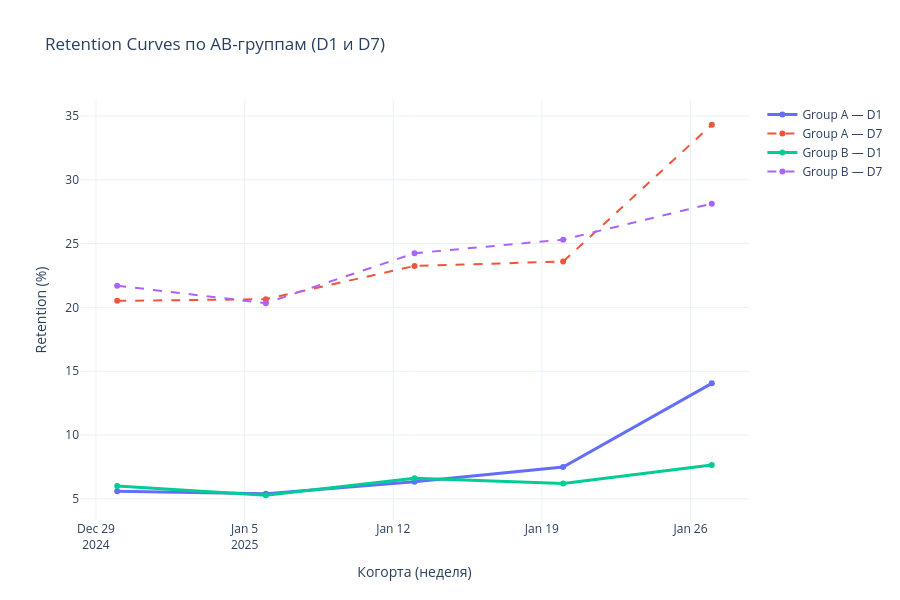

Notebook source saved alongside this figure:
### Code cell
# Retention curves
fig_curves = go.Figure()

for group in ['A', 'B']:
    data = df[df['ab_group'] == group].groupby('cohort_week').mean(numeric_only=True)
    fig_curves.add_trace(go.Scatter(
        x=data.index,
        y=data['ret_d1_pct'],
        mode='lines+markers',
        name=f'Group {group} — D1',
        line=dict(width=3)
    ))
    fig_curves.add_trace(go.Scatter(
        x=data.index,
        y=data['ret_d7_pct'],
        mode='lines+markers',
        name=f'Group {group} — D7',
        line=dict(dash='dash')
    ))

fig_curves.update_layout(
    title="Retention Curves по AB-группам (D1 и D7)",
    xaxis_title="Когорта (неделя)",
    yaxis_title="Retention (%)",
    height=600,
    template="plotly_white"
)
fig_curves.show()

fig_curves.write_image("../images/retention_curves_ab.png")

### Figure 1 — Plotly figure (JSON) as saved in the notebook; plotly's stock layout.template omitted (floating-point values rounded to 4 significant figures)
{"data": [{"line": {"width": 3}, "mode": "lines+markers", "name": "Group A — D1", "x": ["2024-12-30", "2025-01-06", "2025-01-13", "2025-01-20", "2025-01-27"], "y": [5.602, 5.396, 6.343, 7.49, 14.05], "type": "scatter"}, {"line": {"dash": "dash"}, "mode": "lines+markers", "name": "Group A — D7", "x": ["2024-12-30", "2025-01-06", "2025-01-13", "2025-01-20", "2025-01-27"], "y": [20.51, 20.64, 23.24, 23.59, 34.31], "type": "scatter"}, {"line": {"width": 3}, "mode": "lines+markers", "name": "Group B — D1", "x": ["2024-12-30", "2025-01-06", "2025-01-13", "2025-01-20", "2025-01-27"], "y": [6.0, 5.284, 6.61, 6.2, 7.65], "type": "scatter"}, {"line": {"dash": "dash"}, "mode": "lines+markers", "name": "Group B — D7", "x": ["2024-12-30", "2025-01-06", "2025-01-13", "2025-01-20", "2025-01-27"], "y": [21.7, 20.33, 24.25, 25.31, 28.13], "type": "scatter"}], "layout": {"title": {"text": "Retention Curves по AB-группам (D1 и D7)"}, "xaxis": {"title": {"text": "Когорта (неделя)"}}, "yaxis": {"title": {"text": "Retention (%)"}}, "height": 600}}
